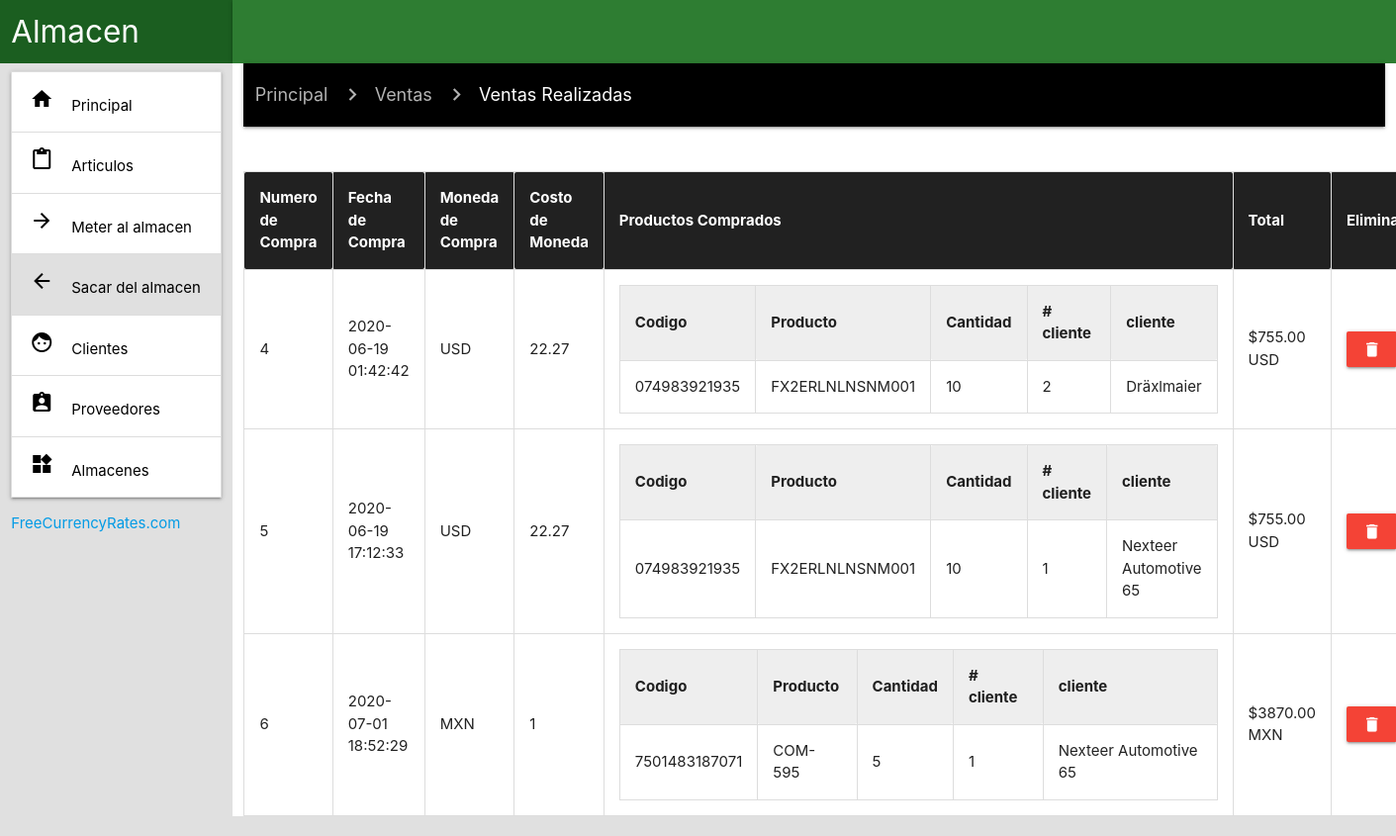
The app's page /sistema/ventas/ventasRealizadas.php (signed in) with its own data.
### tables this page shows
CREATE TABLE `ventas` (
  `id` bigint(20) UNSIGNED NOT NULL,
  `fecha` datetime NOT NULL,
  `moneda` varchar(50) NOT NULL DEFAULT '',
  `costoMoneda` double NOT NULL DEFAULT 0,
  `total` decimal(7,2) DEFAULT NULL
);

### sistema/php/class.Ventas.php (the view, shortened to what this page needs)
<?php
class Ventas{
  private $DBConexion;
  function __construct($Conexion){
    $this->DBConexion=$Conexion;
  }
        ?>
      <?php
  public function ventasRealizadas(){
    $sentencia = $this->DBConexion->prepare("SELECT
                                    ventas.id,
                  		              ventas.fecha,
                  		              ventas.moneda,
                  		              ventas.costoMoneda,
                                    ventas.total,
                                    GROUP_CONCAT(
                                      productos.codigo, '..',
                    		              productos.nombre, '..',
                                      productos_vendidos.cantidad, '..',
                                      productos_vendidos.id_cliente, '..',
                                      clientes.nombre SEPARATOR '__'
                                    ) AS productos
                  		              FROM ventas INNER JOIN productos_vendidos ON productos_vendidos.id_venta = ventas.id
                                                INNER JOIN productos ON productos.id = productos_vendidos.id_producto
                                                INNER JOIN clientes on productos_vendidos.id_cliente = clientes.id GROUP BY ventas.id ORDER BY ventas.id;");
      $sentencia->execute();
      $ventas = $sentencia->fetchAll(PDO::FETCH_OBJ);
      foreach($ventas as $venta){?>
        <tr>
          <td><?php echo $venta->id; ?></td>
          <td><?php echo $venta->fecha; ?></td>
          <td><?php echo $venta->moneda; ?></td>
          <td><?php echo $venta->costoMoneda; ?></td>
          <td>
            <table>
              <thead class="grey lighten-3">
                <th>Codigo</th>
                <th>Producto</th>
                <th>Cantidad</th>
                <th># cliente</th>
                <th>cliente</th>
              </thead>
              <tbody>
                <?php
                  foreach (explode("__", $venta->productos) as $productosConcatenados){
                  $producto = explode("..", $productosConcatenados)
                ?>
                  <tr>
                    <td><?php echo $producto[0] ?></td>
                    <td><?php echo $producto[1] ?></td>
                    <td><?php echo $producto[2] ?></td>
                    <td><?php echo $producto[3] ?></td>
                    <td><?php echo $producto[4] ?></td>
                  </tr>
                  <?php } ?>
              </tbody>
            </table>
          </td>
          <td>$<?php echo $venta->total .' '; echo $venta->moneda;?></td>
          <td><a href="<?php echo "../ventas/eliminarVenta.php?id=".$venta->id?>" class="btn red"><i class="material-icons">delete</i></a></td>
        </tr>
        <?php
      }
  }
}
 ?>

### sistema/ventas/ventasRealizadas.php (shortened to what this page needs)
<?php include_once('../php/conexion.php');
if (!empty($_SESSION['active'])) {
?>
<!DOCTYPE html>
<html lang="en" dir="ltr">
  <head>
  </head>
  <link rel="stylesheet" href="../materialize/css/materialize.min.css">
  <link rel="stylesheet" href="../css/style.css">
  <body class="grey lighten-2">
    <div class="row">
      <nav class="col s2 green darken-4 white-text">
        <a href="#" class="brand-logo">Almacen</a>
      </nav>
      <nav class="col s10 green darken-3 white text">
      </nav>
<div class="col s2 grey lighten-2">
  <div class="grey lighten-2">
    <ul class="collapsible">
      <li>
        <div class="collapsible-header"><a href="../index.php" class="black-text"><i class="material-icons">home</i>Principal</a></div>
      </li>
      <li>
        <div class="collapsible-header"><a href="../productos/listar.php" class="black-text"><i class="material-icons">content_paste</i>Articulos</a></div>
      </li>
      <li>
        <div class="collapsible-header"><a href="../compras/compras.php" class="black-text"><i class="material-icons">arrow_forward</i>Meter al almacen</a></div>
      </li>
      <li>
        <div class="collapsible-header grey lighten-2"><a href="../ventas/ventas.php" class="black-text"><i class="material-icons">arrow_back</i>Sacar del almacen</a></div>
      </li>
      <li>
        <div class="collapsible-header"><a href="../otros/clientes.php" class="black-text"><i class="material-icons">face</i>Clientes</a></div>
      </li>
      <li>
        <div class="collapsible-header"><a href="../otros/proveedores.php" class="black-text"><i class="material-icons">assignment_ind</i>Proveedores</a></div>
      </li>
      <li>
        <div class="collapsible-header"><a href="../otros/almacenes.php" class="black-text"><i class="material-icons">widgets</i>Almacenes</a></div>
      </li>
    </ul>
  </div>
  <?php include_once('../static/widget.php'); ?>
</div>
<div class="col s10 white">
  <div class="">
		<nav class="black">
    <div class="nav-wrapper">
      <div class="col s12">
        <a href="../index.php" class="breadcrumb">Principal</a>
        <a href="ventas.php" class="breadcrumb">Ventas</a>
				<a href="#!" class="breadcrumb">Ventas Realizadas</a>
      </div>
    </div>
  </nav>
  </div>
   <br><br>
<div class="">
  <table class="line_table">
    <thead class="grey darken-4 white-text">
      <tr>
        <th>Numero de Compra</th>
        <th>Fecha de Compra</th>
        <th>Moneda de Compra</th>
        <th>Costo de Moneda</th>
        <th>Productos Comprados</th>
        <th>Total</th>
        <th>Eliminar</th>
      </tr>
    </thead>
    <tbody>
        <?php $Ventas->ventasRealizadas();?>
    </tbody>
  </table>
</div>
</div>
    </div>
  </body>
</html>
<?php
}else {
    header('location:../../index.php');
}
 ?>

### sistema/static/widget.php (shortened to what this page needs)
<a id='gcw_siteF4g6r3bYy' href='https://freecurrencyrates.com/es/'>FreeCurrencyRates.com</a>

### sistema/css/style.css (style rules this page uses)
table, td, th { border: 1px solid #ddd; text-align: left; }
table { border-collapse: collapse; width: 100%; }
th, td { padding: 15px; }

### records on screen
ventas: id "4", fecha "2020-06-19 01:42:42", moneda "USD", costoMoneda "22.27", producto "074983921935", producto "FX2ERLNLNSNM001", producto "10", producto "2", producto "Dräxlmaier", total "755.00"
ventas: id "5", fecha "2020-06-19 17:12:33", moneda "USD", costoMoneda "22.27", producto "074983921935", producto "FX2ERLNLNSNM001", producto "10", producto "1", producto "Nexteer Automotive 65", total "755.00"
ventas: id "6", fecha "2020-07-01 18:52:29", moneda "MXN", costoMoneda "1", producto "7501483187071", producto "COM-595", producto "5", producto "1", producto "Nexteer Automotive 65", total "3870.00"
